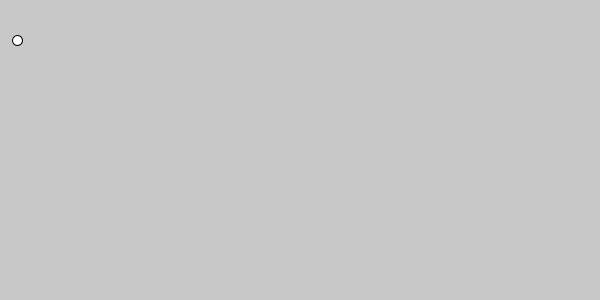
Frame 1 (no input)
Frame 60 (the mouse pressed at the canvas centre just before this capture): blank canvas, image omitted
Frame 120 (the mouse held since frame 60 and released just before this capture): blank canvas, image omitted

The Processing sketch that drew this single still picture (run headless with seeded random() and noise(); from frame 60 on, the mouse is pressed at the canvas centre):

// Processing sketch: processing_122089
// ── processing_122089.pde

float x, y;
float x_velocity, y_velocity;
float gravity;
float radius;
void setup()
{
size(600, 300);
x = 2;
y = 10;
x_velocity = 15;
y_velocity = 30;
gravity = .2;
radius = 5;
}
void draw()
{
background(200);
y_velocity += gravity;
x += x_velocity ;
y += y_velocity ;
if ( y>(height-radius) )
{
y = height-radius;
y_velocity *= -0.7;
}
if ( x<radius )
{
x = radius;
x_velocity *= -0.5;
}
if ( x>(width-radius) )
{
x = width-radius;
x_velocity *= -0.5;
}
ball(x, y);
}
void ball(float x, float y)
{
pushMatrix();
translate(x, y);
ellipseMode(RADIUS);
ellipse(0, 0, radius, radius);
popMatrix();
}
